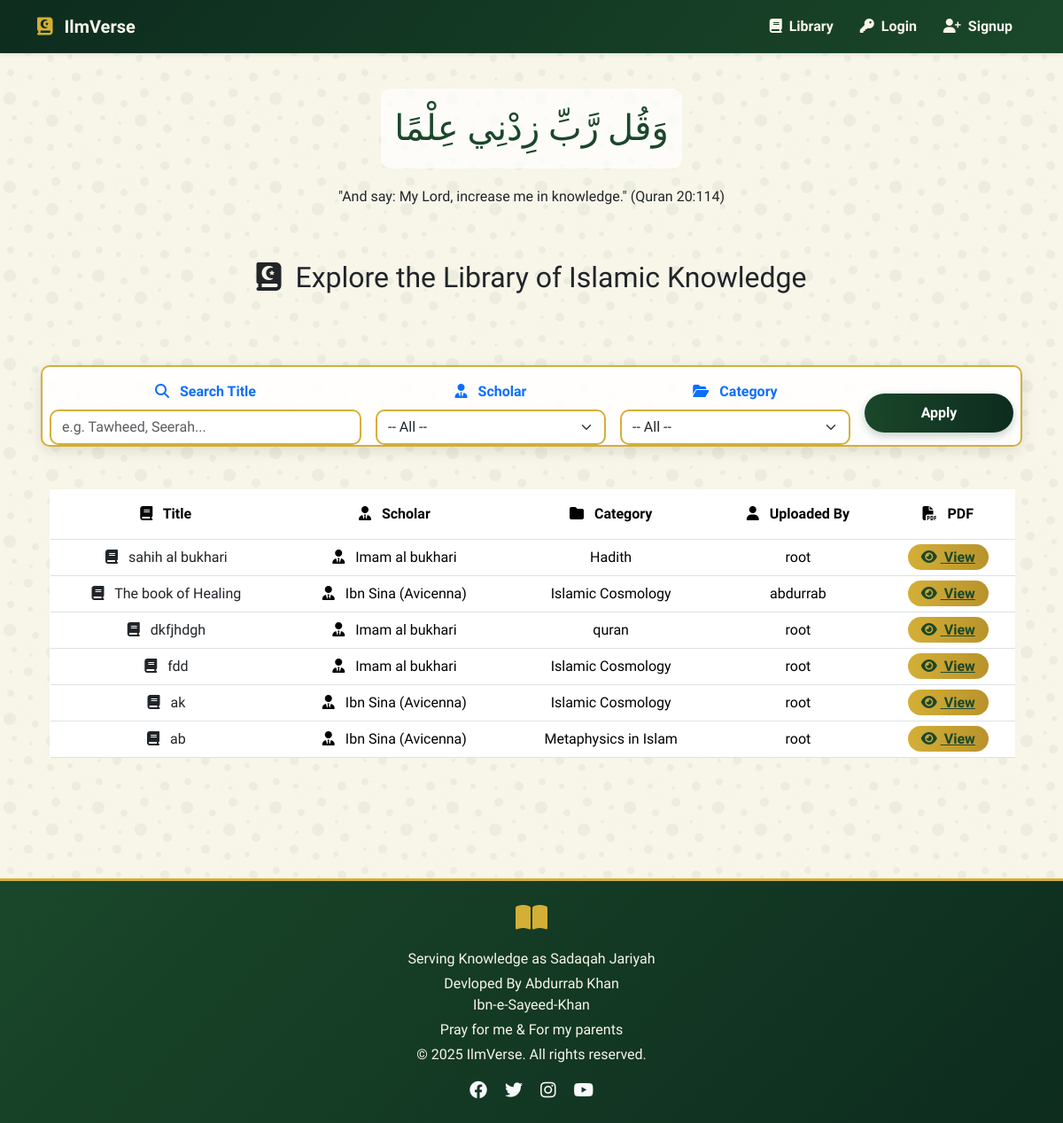
The page / on the database its author committed.
### library/models.py (models this page shows, shortened)
class Book(models.Model):
    STATUS_CHOICES = [
        ('pending', 'Pending'),
        ('approved', 'Approved'),
        ('rejected', 'Rejected'),
    ]
    title = models.CharField(max_length=255)
    description = models.TextField(blank=True)
    uploaded_by = models.ForeignKey(User, on_delete=models.CASCADE)
    scholar = models.ForeignKey(Scholar, on_delete=models.SET_NULL, null=True, blank=True)
    category = models.ForeignKey(Category, on_delete=models.SET_NULL, null=True)
    pdf_file = models.FileField(upload_to='books/')
    upload_date = models.DateTimeField(auto_now_add=True)
    status = models.CharField(max_length=10, choices=STATUS_CHOICES, default='pending')
    rejection_reason = models.TextField(blank=True, null=True)

class Scholar(models.Model):
    name = models.CharField(max_length=255)
    birth_year = models.IntegerField(null=True, blank=True)
    death_year = models.IntegerField(null=True, blank=True)
    country = models.CharField(max_length=255, blank=True)
    bio = models.TextField(blank=True)

class Category(models.Model):
    name = models.CharField(max_length=255)

### library/views.py (the view)
# urls.py: path('', views.public_book_list, name='public_books'),
def public_book_list(request):
    books = Book.objects.filter(status='approved')
    return render(request, 'library/public_books.html', {'books': books})

### library/templates/library/public_books.html (shortened to what this page needs)
{% extends 'library/base.html' %}
{% block content %}
<div class="container">
  <div class="text-center mb-5 animate-fade-in">
  <h2 class="mb-5 text-center title-animation animate-fade-in delay-100">
    <i class="fas fa-book-quran floating me-2"></i> Explore the Library of Islamic Knowledge
  </h2>
  <form method="get" class="row g-3 align-items-center mb-5 search-box animate-fade-in delay-300" data-aos="fade-right">
    <div class="col-md-4">
      <label class="form-label fw-bold text-primary">
        <i class="fas fa-search me-2"></i> Search Title
      </label>
      <input type="text" name="q" value="{{ query }}" class="form-control islamic-border" placeholder="e.g. Tawheed, Seerah...">
    </div>
    <div class="col-md-3">
      <label class="form-label fw-bold text-primary">
        <i class="fas fa-user-tie me-2"></i> Scholar
      </label>
      <select name="scholar" class="form-select islamic-border">
        <option value="">-- All --</option>
      </select>
    </div>
    <div class="col-md-3">
      <label class="form-label fw-bold text-primary">
        <i class="fas fa-folder-open me-2"></i> Category
      </label>
      <select name="category" class="form-select islamic-border">
        <option value="">-- All --</option>
      </select>
    </div>
    <div class="col-md-2 d-flex align-items-end">
      <button type="submit" class="islamic-btn w-100">Apply</button>
    </div>
  </form>
  <div class="table-responsive animate-fade-in delay-400" data-aos="fade-up">
    <table class="table table-hover align-middle">
      <thead class="table-header">
        <tr>
          <th scope="col" class="py-3">
            <i class="fas fa-book me-2"></i> Title
          </th>
          <th scope="col" class="py-3">
            <i class="fas fa-user-tie me-2"></i> Scholar
          </th>
          <th scope="col" class="py-3">
            <i class="fas fa-folder me-2"></i> Category
          </th>
          <th scope="col" class="py-3">
            <i class="fas fa-user me-2"></i> Uploaded By
          </th>
          <th scope="col" class="py-3 text-center">
            <i class="fas fa-file-pdf me-2"></i> PDF
          </th>
        </tr>
      </thead>
      <tbody>
        {% for book in books %}
          <tr class="book-row">
            <td>
              <a href="{% url 'book_detail' book.id %}" class="text-decoration-none text-dark">
                <i class="book-icon fas fa-book me-2"></i> {{ book.title }}
              </a>
            </td>
            <td>
              <i class="scholar-icon fas fa-user-tie me-2"></i> {{ book.scholar.name }}
            </td>
            <td>{{ book.category.name }}</td>
            <td>{{ book.uploaded_by.username }}</td>
            <td class="text-center">
              <a href="{{ book.pdf_file.url }}" target="_blank" class="view-btn">
                <i class="fas fa-eye me-1"></i> View
              </a>
            </td>
          </tr>
        {% empty %}
          <tr class="book-row">
            <td colspan="5" class="text-center py-4">
              <i class="fas fa-book-open me-2"></i> No books found matching your search.
            </td>
          </tr>
        {% endfor %}
      </tbody>
    </table>
  </div>
</div>
{% endblock %}

### library/templates/library/base.html (shortened to what this page needs)
<!DOCTYPE html>
<html lang="en">
<head>
  <link rel="stylesheet" href="https://cdnjs.cloudflare.com/ajax/libs/font-awesome/6.4.0/css/all.min.css">
  <link href="https://cdn.jsdelivr.net/npm/bootstrap@5.3.3/dist/css/bootstrap.min.css" rel="stylesheet">
  <link href="https://unpkg.com/aos@2.3.1/dist/aos.css" rel="stylesheet">
</head>
<body class="d-flex flex-column min-vh-100">
  <nav class="navbar navbar-expand-lg shadow-sm" data-aos="fade-down">
    <div class="container">
      <a class="navbar-brand" href="/">
        <i class="fas fa-book-quran floating me-2 gold-text"></i>
        <span>IlmVerse</span>
      </a>
      <div class="collapse navbar-collapse" id="navLinks">
        <ul class="navbar-nav ms-auto">
          <li class="nav-item">
            <a class="nav-link" href="{% url 'public_books' %}">
              <i class="fas fa-book me-1"></i> Library
            </a>
          </li>
          {% if user.is_authenticated %}
            <li class="nav-item">
              <a class="nav-link" href="{% url 'contributor_dashboard' %}">
                <i class="fas fa-columns me-1"></i> Dashboard
              </a>
            </li>
            <li class="nav-item">
              <a class="nav-link" href="{% url 'logout' %}">
                <i class="fas fa-door-open me-1"></i> Logout
              </a>
            </li>
          {% else %}
            <li class="nav-item">
              <a class="nav-link" href="{% url 'login' %}">
                <i class="fas fa-key me-1"></i> Login
              </a>
            </li>
            <li class="nav-item">
              <a class="nav-link" href="{% url 'signup' %}">
                <i class="fas fa-user-plus me-1"></i> Signup
              </a>
            </li>
          {% endif %}
        </ul>
      </div>
    </div>
  </nav>
  <div class="calligraphy-container fade-in">
    <div class="arabic-calligraphy">
      وَقُل رَّبِّ زِدْنِي عِلْمًا
    </div>
    <p class="text-center text-dark">"And say: My Lord, increase me in knowledge." (Quran 20:114)</p>
  </div>
  <main class="container py-4 flex-grow-1 fade-in" data-aos="fade-up">
    {% block content %}{% endblock %}
  </main>
  <footer class="text-center mt-5">
    <div class="container">
      <div class="mb-3">
        <i class="fas fa-book-open fa-2x gold-text"></i>
      </div>
      <p class="mb-1">Serving Knowledge as Sadaqah Jariyah</p>
      <p class="mb-1">Devloped By Abdurrab Khan <br> Ibn-e-Sayeed-Khan</p>
      <p class="mb-1">Pray for me & For my parents</p>
      <p class="mb-0">&copy; 2025 IlmVerse. All rights reserved.</p>
      <div class="mt-3">
        <a href="#" class="text-light mx-2"><i class="fab fa-facebook fa-lg"></i></a>
        <a href="#" class="text-light mx-2"><i class="fab fa-twitter fa-lg"></i></a>
        <a href="#" class="text-light mx-2"><i class="fab fa-instagram fa-lg"></i></a>
        <a href="#" class="text-light mx-2"><i class="fab fa-youtube fa-lg"></i></a>
      </div>
    </div>
  </footer>
</body>
</html>

### library/templates/library/base.html (style rules this page uses)
:root { --islamic-green: #1a472a; --islamic-gold: #d4af37; --islamic-cream: #f8f5e9; --islamic-dark: #0d2c1e; --islamic-accent: #8e6c46; }
body { background-color: var(--islamic-cream); font-family: 'Amiri', serif; scroll-behavior: smooth; }
.navbar { background: linear-gradient(135deg, var(--islamic-dark) 0%, var(--islamic-green) 100%); box-shadow: 0 4px 15px rgba(0, 0, 0, 0.1); }
.navbar-brand, .nav-link { color: var(--islamic-cream) !important; font-weight: 600; transition: all 0.3s ease-in-out; font-family: 'Scheherazade New', serif; }
.nav-link { position: relative; padding: 10px 15px !important; }
.nav-link::after { content: ''; position: absolute; bottom: 0; left: 15%; width: 70%; height: 2px; background-color: var(--islamic-gold); transform: scaleX(0); transform-origin: center; transition: transform 0.3s ease; }
footer { background: linear-gradient(135deg, var(--islamic-green) 0%, var(--islamic-dark) 100%); color: var(--islamic-cream); padding: 25px 0; border-top: 3px solid var(--islamic-gold); }
.fade-in { animation: fadeIn 1s ease-in-out; }
.arabic-calligraphy { font-family: 'Scheherazade New', serif; font-size: 2.5rem; color: var(--islamic-green); text-align: center; margin: 20px 0; padding: 15px; background: rgba(255, 255, 255, 0.7); border-radius: 10px; display: inline-block; }
.calligraphy-container { text-align: center; margin: 20px 0; }
.floating { animation: floating 3s ease-in-out infinite; }
.gold-text { color: var(--islamic-gold); }

### library/templates/library/public_books.html (style rules this page uses)
body { background-color: #f8f5e9; font-family: 'Amiri', serif; }
.book-row { transition: all 0.3s ease; border-left: 3px solid transparent; }
.islamic-btn { background: linear-gradient(to right, #1a472a, #0d2c1e); color: white; border: none; border-radius: 30px; padding: 10px 25px; font-weight: bold; transition: all 0.3s ease; box-shadow: 0 4px 10px rgba(26, 71, 42, 0.25); }
.view-btn { background: linear-gradient(to right, #d4af37, #b8932b); color: #1a472a; border-radius: 20px; padding: 5px 15px; font-weight: bold; transition: all 0.3s ease; }
.islamic-border { border: 2px solid #d4af37; border-radius: 10px; }
.table-header { background: linear-gradient(to right, #1a472a, #0d2c1e); color: #f8f5e9; font-weight: bold; }
.search-box { background: rgba(255, 255, 255, 0.9); border: 2px solid #d4af37; border-radius: 10px; box-shadow: 0 5px 15px rgba(0, 0, 0, 0.1); }
.title-animation { position: relative; display: inline-block; }
.title-animation::after { content: ""; position: absolute; bottom: -5px; left: 0; width: 100%; height: 3px; background: linear-gradient(to right, #d4af37, #1a472a); transform: scaleX(0); transform-origin: bottom right; transition: transform 0.5s ease; }
.animate-fade-in { animation: fadeIn 0.8s ease forwards; }
.delay-100 { animation-delay: 0.1s; }
.delay-300 { animation-delay: 0.3s; }
.delay-400 { animation-delay: 0.4s; }
.book-icon { transition: transform 0.5s ease; }
.scholar-icon { transition: transform 0.5s ease; }
.floating { animation: floating 3s ease-in-out infinite; }

### rows shown on the page
Book: title "sahih al bukhari", scholar.name "Imam al bukhari", category.name "Hadith", uploaded_by.username "root"
Book: title "The book of Healing", scholar.name "Ibn Sina (Avicenna)", category.name "Islamic Cosmology", uploaded_by.username "abdurrab"
Book: title "dkfjhdgh", scholar.name "Imam al bukhari", category.name "quran", uploaded_by.username "root"
Book: title "fdd", scholar.name "Imam al bukhari", category.name "Islamic Cosmology", uploaded_by.username "root"
Book: title "ak", scholar.name "Ibn Sina (Avicenna)", category.name "Islamic Cosmology", uploaded_by.username "root"
Book: title "ab", scholar.name "Ibn Sina (Avicenna)", category.name "Metaphysics in Islam", uploaded_by.username "root"
